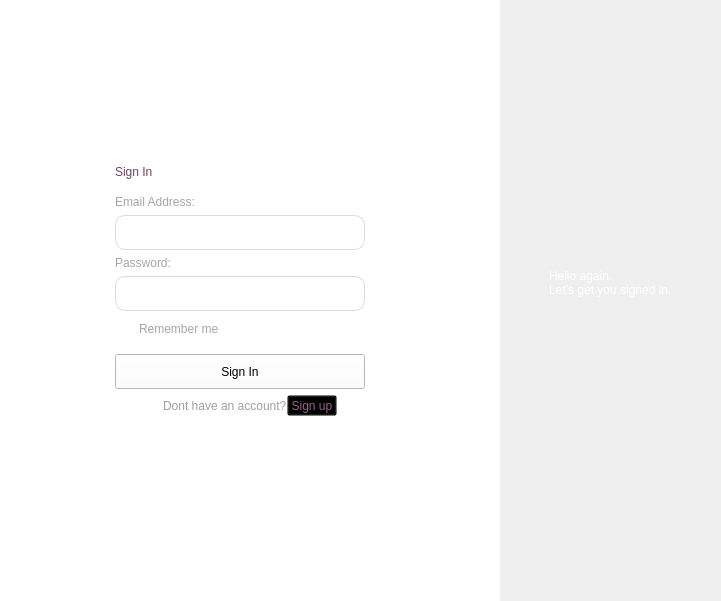
      <widget class="QWidget" name="page_2">
       <layout class="QHBoxLayout" name="horizontalLayout_5">
        <property name="spacing">
         <number>0</number>
        </property>
        <property name="leftMargin">
         <number>0</number>
        </property>
        <property name="topMargin">
         <number>0</number>
        </property>
        <property name="rightMargin">
         <number>0</number>
        </property>
        <property name="bottomMargin">
         <number>0</number>
        </property>
        <item>
         <widget class="QWidget" name="widget_3" native="true">
          <property name="minimumSize">
           <size>
            <width>500</width>
            <height>0</height>
           </size>
          </property>
          <property name="maximumSize">
           <size>
            <width>500</width>
            <height>16777215</height>
           </size>
          </property>
          <property name="styleSheet">
           <string notr="true">background-color: rgb(255, 255, 255);</string>
          </property>
          <layout class="QVBoxLayout" name="verticalLayout_16">
           <item>
            <spacer name="verticalSpacer_2">
             <property name="orientation">
              <enum>Qt::Orientation::Vertical</enum>
             </property>
             <property name="sizeHint" stdset="0">
              <size>
               <width>20</width>
               <height>149</height>
              </size>
             </property>
            </spacer>
           </item>
           <item>
            <layout class="QHBoxLayout" name="horizontalLayout_6">
             <property name="bottomMargin">
              <number>0</number>
             </property>
             <item>
              <spacer name="horizontalSpacer_4">
               <property name="orientation">
                <enum>Qt::Orientation::Horizontal</enum>
               </property>
               <property name="sizeHint" stdset="0">
                <size>
                 <width>40</width>
                 <height>20</height>
                </size>
               </property>
              </spacer>
             </item>
             <item>
              <layout class="QVBoxLayout" name="verticalLayout_15">
               <property name="spacing">
                <number>5</number>
               </property>
               <item>
                <layout class="QVBoxLayout" name="verticalLayout_9">
                 <property name="leftMargin">
                  <number>0</number>
                 </property>
                 <item>
                  <layout class="QVBoxLayout" name="verticalLayout_8">
                   <property name="spacing">
                    <number>5</number>
                   </property>
                   <property name="bottomMargin">
                    <number>10</number>
                   </property>
                   <item>
                    <layout class="QVBoxLayout" name="verticalLayout_7">
                     <property name="spacing">
                      <number>6</number>
                     </property>
                     <item>
                      <layout class="QVBoxLayout" name="verticalLayout_21">
                       <property name="spacing">
                        <number>0</number>
                       </property>
                       <property name="bottomMargin">
                        <number>10</number>
                       </property>
                       <item>
                        <widget class="QLabel" name="label_7">
                         <property name="styleSheet">
                          <string notr="true">color: rgb(108, 68, 100);
font: 700 40px &quot;Inter&quot;;
background-color: transparent
</string>
                         </property>
                         <property name="text">
                          <string>Sign In</string>
                         </property>
                        </widget>
                       </item>
                      </layout>
                     </item>
                     <item>
                      <layout class="QVBoxLayout" name="verticalLayout_10">
                       <item>
                        <widget class="QLabel" name="signin_email_lbl">
                         <property name="styleSheet">
                          <string notr="true">color:rgb(166, 166, 166);
font:500 12px &quot;Inter&quot;;
background-color: transparent
</string>
                         </property>
                         <property name="text">
                          <string>Email Address:</string>
                         </property>
                        </widget>
                       </item>
                       <item>
                        <widget class="QLineEdit" name="signin_email_line">
                         <property name="sizePolicy">
                          <sizepolicy hsizetype="Preferred" vsizetype="Fixed">
                           <horstretch>0</horstretch>
                           <verstretch>0</verstretch>
                          </sizepolicy>
                         </property>
                         <property name="minimumSize">
                          <size>
                           <width>250</width>
                           <height>35</height>
                          </size>
                         </property>
                         <property name="styleSheet">
                          <string notr="true">QLineEdit {
    background-color: transparent;
    border: 1px solid #dcdcdc;
    border-radius: 10px;
    padding-left: 14px;
    font: 500 12px &quot;Inter&quot;;
    color: rgb(108, 68, 103)
}

QLineEdit:focus {
    border: 1px solid rgb(255, 157, 160); /* Blue border on focus */
    background-color: #ffffff;
    outline: none;
}

QLineEdit[echoMode=&quot;1&quot;] { /* For password fields */
    letter-spacing: 2px;
}

QLineEdit::placeholder {
    color: #999999;
}
</string>
                         </property>
                         <property name="text">
                          <string/>
                         </property>
                         <property name="echoMode">
                          <enum>QLineEdit::EchoMode::Normal</enum>
                         </property>
                         <property name="dragEnabled">
                          <bool>true</bool>
                         </property>
                         <property name="readOnly">
                          <bool>false</bool>
                         </property>
                         <property name="placeholderText">
                          <string/>
                         </property>
                         <property name="clearButtonEnabled">
                          <bool>false</bool>
                         </property>
                        </widget>
                       </item>
                      </layout>
                     </item>
                     <item>
                      <layout class="QVBoxLayout" name="verticalLayout_11">
                       <item>
                        <widget class="QLabel" name="signin_password_lbl">
                         <property name="styleSheet">
                          <string notr="true">color: rgb(166, 166, 166);
font:500 12px &quot;Inter&quot;;
background-color: transparent
</string>
                         </property>
                         <property name="text">
                          <string>Password:</string>
                         </property>
                        </widget>
                       </item>
                       <item>
                        <widget class="QLineEdit" name="signin_password_line">
                         <property name="minimumSize">
                          <size>
                           <width>250</width>
                           <height>35</height>
                          </size>
                         </property>
                         <property name="styleSheet">
                          <string notr="true">QLineEdit {
    background-color: transparent;
    border: 1px solid #dcdcdc;
    border-radius: 10px;
    padding-left: 14px;
    font: 400 7px &quot;Inter&quot;;
    color:rgb(108, 68, 103)
}

QLineEdit:focus {
    border: 1px solid rgb(255, 157, 160); /* Blue border on focus */
    background-color: #ffffff;
    outline: none;
}

QLineEdit[echoMode=&quot;1&quot;] { /* For password fields */
    letter-spacing: 2px;
}

QLineEdit::placeholder {
    color: #999999;
}
</string>
                         </property>
                         <property name="text">
                          <string/>
                         </property>
                         <property name="echoMode">
                          <enum>QLineEdit::EchoMode::Password</enum>
                         </property>
                         <property name="placeholderText">
                          <string/>
                         </property>
                         <property name="clearButtonEnabled">
                          <bool>false</bool>
                         </property>
                        </widget>
                       </item>
                      </layout>
                     </item>
                    </layout>
                   </item>
                   <item>
                    <layout class="QHBoxLayout" name="horizontalLayout_4">
                     <property name="leftMargin">
                      <number>5</number>
                     </property>
                     <property name="topMargin">
                      <number>3</number>
                     </property>
                     <item>
                      <widget class="QCheckBox" name="remember_checkbox">
                       <property name="cursor">
                        <cursorShape>ArrowCursor</cursorShape>
                       </property>
                       <property name="styleSheet">
                        <string notr="true">
QCheckBox{
color: rgb(166, 166, 166);
font:500 10px &quot;Inter&quot;;
background-color: transparent;
}

QCheckBox::indicator {
    
	rgb(212, 212, 212)
}

</string>
                       </property>
                       <property name="text">
                        <string>Remember me</string>
                       </property>
                       <property name="tristate">
                        <bool>false</bool>
                       </property>
                      </widget>
                     </item>
                    </layout>
                   </item>
                  </layout>
                 </item>
                 <item>
                  <widget class="QToolButton" name="signin_btn">
                   <property name="sizePolicy">
                    <sizepolicy hsizetype="Preferred" vsizetype="Fixed">
                     <horstretch>0</horstretch>
                     <verstretch>0</verstretch>
                    </sizepolicy>
                   </property>
                   <property name="minimumSize">
                    <size>
                     <width>0</width>
                     <height>35</height>
                    </size>
                   </property>
                   <property name="cursor">
                    <cursorShape>PointingHandCursor</cursorShape>
                   </property>
                   <property name="styleSheet">
                    <string notr="true">/* Base style for QToolButton */
QToolButton {

    
    background: qlineargradient(
        x1: 0, y1: 0, x2: 1, y2: 1,
        stop: 0 rgb(253, 129, 130)
        stop: 1 rgb(246, 211, 206)
    );


    color: white;               /* White text */
    border: none;
    border-radius: 10px;
   
    font: 500 12px &quot;Inter&quot;;
   

    transition: background-color 0.3s ease;
}

/* Hover state */
QToolButton:hover {
    background-color: rgb(230, 146, 149)
}

/* Pressed state */
QToolButton:pressed {
    background-color: rgb(144, 72, 101) pressed */
}

/* Disabled state */
QToolButton:disabled {
    background-color: #A6A6A6;  /* Gray background when disabled */
    color: #666666;
    cursor: default;
}

/* Optional: Different style for Sign Up button */
QToolButton#signUpButton {
    background-color: #28A745;  /* Green */
}

QToolButton#signUpButton:hover {
    background-color: #1E7E34;
}

QToolButton#signUpButton:pressed {
    background-color: #155D27;
}
</string>
                   </property>
                   <property name="text">
                    <string>Sign In</string>
                   </property>
                  </widget>
                 </item>
                </layout>
               </item>
              </layout>
             </item>
             <item>
              <spacer name="horizontalSpacer_3">
               <property name="orientation">
                <enum>Qt::Orientation::Horizontal</enum>
               </property>
               <property name="sizeHint" stdset="0">
                <size>
                 <width>40</width>
                 <height>20</height>
                </size>
               </property>
              </spacer>
             </item>
             <item>
              <spacer name="verticalSpacer_5">
               <property name="orientation">
                <enum>Qt::Orientation::Vertical</enum>
               </property>
               <property name="sizeHint" stdset="0">
                <size>
                 <width>20</width>
                 <height>40</height>
                </size>
               </property>
              </spacer>
             </item>
            </layout>
           </item>
           <item>
            <layout class="QHBoxLayout" name="horizontalLayout_10">
             <property name="bottomMargin">
              <number>15</number>
             </property>
             <item>
              <spacer name="horizontalSpacer_10">
               <property name="orientation">
                <enum>Qt::Orientation::Horizontal</enum>
               </property>
               <property name="sizeHint" stdset="0">
                <size>
                 <width>40</width>
                 <height>20</height>
                </size>
               </property>
              </spacer>
             </item>
             <item>
              <layout class="QHBoxLayout" name="horizontalLayout_9">
               <property name="spacing">
                <number>0</number>
               </property>
               <property name="leftMargin">
                <number>0</number>
               </property>
               <property name="bottomMargin">
                <number>5</number>
               </property>
               <item>
                <widget class="QLabel" name="label_16">
                 <property name="maximumSize">
                  <size>
                   <width>133</width>
                   <height>16777215</height>
                  </size>
                 </property>
                 <property name="styleSheet">
                  <string notr="true">color:rgb(159, 159, 159);
font: 400 11px &quot;Inter&quot;;
background-color: transparent
</string>
                 </property>
                 <property name="text">
                  <string>Dont have an account?</string>
                 </property>
                </widget>
               </item>
               <item>
                <widget class="QToolButton" name="signup_existing_btn">
                 <property name="minimumSize">
                  <size>
                   <width>20</width>
                   <height>0</height>
                  </size>
                 </property>
                 <property name="maximumSize">
                  <size>
                   <width>50</width>
                   <height>16777215</height>
                  </size>
                 </property>
                 <property name="cursor">
                  <cursorShape>PointingHandCursor</cursorShape>
                 </property>
                 <property name="styleSheet">
                  <string notr="true">/* Default style */
QToolButton {
    background-color: transparent;
    color: rgb(153, 97, 146);
    font: 500 11px &quot;Inter&quot;;
}

/* Hover effect: darker border */
QToolButton:hover {
    border-color: rgb(198, 99, 137)
}

/* Pressed effect: even darker border */
QToolButton:pressed {
    border-color: rgb(144, 72, 101)
}

/* Disabled state */
QToolButton:disabled {
    border-color: #CCCCCC;
    color: #CCCCCC;
}
</string>
                 </property>
                 <property name="text">
                  <string>Sign up</string>
                 </property>
                </widget>
               </item>
              </layout>
             </item>
             <item>
              <spacer name="horizontalSpacer_7">
               <property name="orientation">
                <enum>Qt::Orientation::Horizontal</enum>
               </property>
               <property name="sizeHint" stdset="0">
                <size>
                 <width>40</width>
                 <height>20</height>
                </size>
               </property>
              </spacer>
             </item>
            </layout>
           </item>
           <item>
            <spacer name="verticalSpacer">
             <property name="orientation">
              <enum>Qt::Orientation::Vertical</enum>
             </property>
             <property name="sizeHint" stdset="0">
              <size>
               <width>20</width>
               <height>149</height>
              </size>
             </property>
            </spacer>
           </item>
          </layout>
         </widget>
        </item>
        <item>
         <widget class="QWidget" name="widget_4" native="true">
          <property name="styleSheet">
           <string notr="true">
    background: qlineargradient(
        x1: 0, y1: 1, x2: 1, y2: 0,
        stop: 0 rgb(253, 122, 124),
        stop: 0.5 rgb(250, 184, 183) ,
        stop: 1 rgb(244, 212, 212)
    );
</string>
          </property>
          <layout class="QVBoxLayout" name="verticalLayout_19">
           <item>
            <spacer name="verticalSpacer_7">
             <property name="orientation">
              <enum>Qt::Orientation::Vertical</enum>
             </property>
             <property name="sizeHint" stdset="0">
              <size>
               <width>20</width>
               <height>260</height>
              </size>
             </property>
            </spacer>
           </item>
           <item>
            <layout class="QHBoxLayout" name="horizontalLayout_11">
             <item>
              <spacer name="horizontalSpacer_5">
               <property name="orientation">
                <enum>Qt::Orientation::Horizontal</enum>
               </property>
               <property name="sizeHint" stdset="0">
                <size>
                 <width>40</width>
                 <height>20</height>
                </size>
               </property>
              </spacer>
             </item>
             <item>
              <layout class="QVBoxLayout" name="verticalLayout_12">
               <property name="spacing">
                <number>0</number>
               </property>
               <item>
                <widget class="QLabel" name="label_14">
                 <property name="styleSheet">
                  <string notr="true">color: rgb(255, 255, 255);
font: 600 30px &quot;Inter&quot;;
background-color: transparent
</string>
                 </property>
                 <property name="text">
                  <string>Hello again.</string>
                 </property>
                </widget>
               </item>
               <item>
                <widget class="QLabel" name="label_15">
                 <property name="styleSheet">
                  <string notr="true">color: rgb(255, 255, 255);
font: 500 20px &quot;Inter&quot;;
background-color: transparent
</string>
                 </property>
                 <property name="text">
                  <string>Let’s get you signed in.</string>
                 </property>
                </widget>
               </item>
              </layout>
             </item>
             <item>
              <spacer name="horizontalSpacer_6">
               <property name="orientation">
                <enum>Qt::Orientation::Horizontal</enum>
               </property>
               <property name="sizeHint" stdset="0">
                <size>
                 <width>40</width>
                 <height>20</height>
                </size>
               </property>
              </spacer>
             </item>
            </layout>
           </item>
           <item>
            <spacer name="verticalSpacer_6">
             <property name="orientation">
              <enum>Qt::Orientation::Vertical</enum>
             </property>
             <property name="sizeHint" stdset="0">
              <size>
               <width>20</width>
               <height>259</height>
              </size>
             </property>
            </spacer>
           </item>
           <item>
            <layout class="QHBoxLayout" name="horizontalLayout_14">
             <item>
              <spacer name="horizontalSpacer_11">
               <property name="orientation">
                <enum>Qt::Orientation::Horizontal</enum>
               </property>
               <property name="sizeHint" stdset="0">
                <size>
                 <width>40</width>
                 <height>20</height>
                </size>
               </property>
              </spacer>
             </item>
             <item>
              <widget class="QLabel" name="logomin_2">
               <property name="minimumSize">
                <size>
                 <width>40</width>
                 <height>30</height>
                </size>
               </property>
               <property name="maximumSize">
                <size>
                 <width>40</width>
                 <height>30</height>
                </size>
               </property>
               <property name="styleSheet">
                <string notr="true">background-color: transparent</string>
               </property>
               <property name="text">
                <string/>
               </property>
               <property name="pixmap">
                <pixmap>../../../../../../.designer/images/logomin.png</pixmap>
               </property>
               <property name="scaledContents">
                <bool>true</bool>
               </property>
              </widget>
             </item>
            </layout>
           </item>
          </layout>
         </widget>
        </item>
       </layout>
      </widget>
